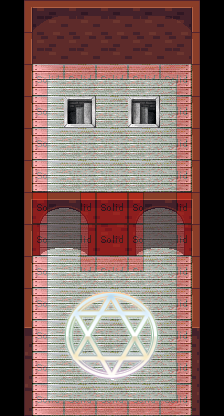

A 2D game scene composited from a Tiled map and its tileset images. What follows is a short description and the map's XML, with each tile layer's data collapsed to a summary:
An orthogonal 7x13 tile map with 32x32 px tiles, 6 tile layers (ground, circle, wall, stair, ...), 4 tilesets and 2 objects (2x change-map).

<map version="1.0" orientation="orthogonal" width="7" height="13" tilewidth="32" tileheight="32">
 <tileset firstgid="1" name="floor" tilewidth="32" tileheight="32">
  <image source="tuiles/floor.png" width="256" height="256" />
 </tileset>
 <tileset firstgid="65" name="floor" tilewidth="32" tileheight="32">
  <image source="tuiles/floor1.png" width="512" height="512" />
 </tileset>
 <tileset firstgid="321" name="logic" tilewidth="32" tileheight="32">
  <image source="tuiles/logic.png" width="160" height="160" />
 </tileset>
 <tileset firstgid="346" name="dungeon" tilewidth="32" tileheight="32">
  <image source="tuiles/dungeon.png" width="416" height="256" />
 </tileset>
 <layer name="ground" width="7" height="13">
  <data>[91 cells, 65 non-empty, 4 distinct tile ids]</data>
 </layer>
 <layer name="circle" width="7" height="13">
  <data>[91 cells, 9 non-empty, 9 distinct tile ids]</data>
 </layer>
 <layer name="wall" width="7" height="13">
  <data>[91 cells, 38 non-empty, 14 distinct tile ids]</data>
 </layer>
 <layer name="stair" width="7" height="13">
  <data>[91 cells, 2 non-empty, 2 distinct tile ids]</data>
 </layer>
 <layer name="background" width="7" height="13">
  <data>[91 cells, 8 non-empty, 4 distinct tile ids]</data>
 </layer>
 <layer name="logic" width="7" height="13" opacity="0.3">
  <data>[91 cells, 37 non-empty, 11 distinct tile ids]</data>
 </layer>
 <objectgroup name="trigger" width="7" height="13">
  <object name="go DungeonP2" type="change-map" x="66" y="97" width="27" height="28">
   <properties>
    <property name="dest-map" value="DungeonP2.tmx" />
    <property name="dest-x" value="100" />
    <property name="dest-y" value="100" />
   </properties>
  </object>
  <object name="go Trap" type="change-map" x="130" y="95" width="28" height="30">
   <properties>
    <property name="dest-map" value="Trap.tmx" />
    <property name="dest-x" value="100" />
    <property name="dest-y" value="100" />
   </properties>
  </object>
 </objectgroup>
</map>
